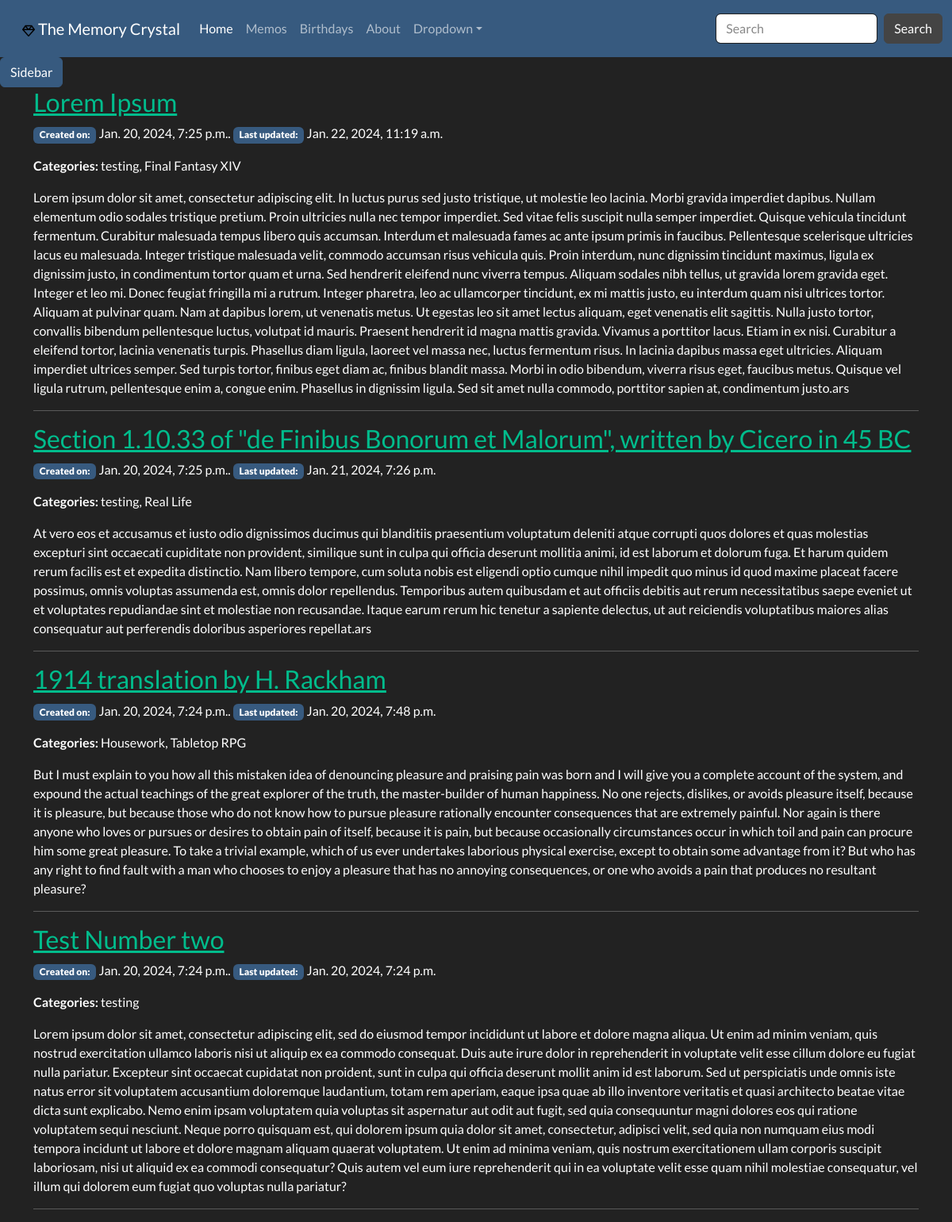
Screenshot of /notes/memo/all with the database file from the repository.
### memory_crystal/models.py (models this page shows, shortened)
class Memo(models.Model):
    pub_date = models.DateTimeField(auto_now_add=True, verbose_name='Date created')
    last_modified = models.DateTimeField(auto_now=True, verbose_name='Last modified')
    slug = models.SlugField(max_length=20, unique=True, blank=True, null=True)
    title = models.CharField(max_length=100, blank=True, null=True)
    content = HTMLField()
    STATUS = (
        ('D', 'Draft'),
        ('P', 'Published'),
        ('A', 'Archived')
    )
    status = models.CharField(choices=STATUS, default=0, max_length=1, verbose_name='Status')
    category = models.ManyToManyField('Category', related_name='memos', help_text='Memo categories', blank=True)
    class Meta:
        ordering = ['last_modified', 'pub_date']
    @property
    def all_categories(self):
        return ', '.join(cat.name for cat in self.category.all())

class Category(models.Model):
    name = models.CharField(max_length=200, unique=True)
    memo = models.ManyToManyField(Memo, related_name='categories', blank=True)
    def __str__(self):
        return f'{self.name.title()}'
    class Meta:
        verbose_name_plural = 'Categories'

### memory_crystal/views.py (the view)
# urls.py: path('memo/all', views.MemoList.as_view(), name='memos-all'),
class MemoList(generic.ListView):
    model = Memo
    template_name = 'memo_list.html'
    paginate_by = 4
    queryset = Memo.objects.all().order_by('-pub_date')

### memory_crystal/templatetags/memo_extras.py (called while the page is built)
@register.inclusion_tag('memory_crystal/offcanvas.html')
def render_offcanvas():
    all_categories = Category.objects.all()
    return {'all_categories': all_categories}

@register.inclusion_tag('memory_crystal/pagination.html')
def paginate(paginated_obj):
    return {'page_obj': paginated_obj}

### memory_crystal/templates/memory_crystal/memo_list.html (shortened to what this page needs)
{% extends 'memory_crystal/base.html' %}
{% block content %}
<div class="container">
  <div class="row">
    <div class="col-12">
      {% for memo in memo_list %}
        {% if memo.title %}
        <h3><a href="{% url 'memo-detail' memo.slug %}">{{ memo.title }}</a></h3>
        {% endif %}
      <p><span class="badge bg-primary"><b>Created on:</b></span> {{ memo.pub_date }}. <span class="badge bg-primary"><b>Last updated:</b></span> {{ memo.last_modified }}</p>
      <p><b>Categories:</b> {{ memo.all_categories }}</p>
      <p>{{ memo.content | safe}}</p>
      <hr>
      {% endfor %}
    </div>
  </div>
  {% load memo_extras %}
</div>
{% endblock %}

### rows the page displays
Memo: title "Lorem Ipsum", pub_date "Jan. 20, 2024, 7:25 p.m.", last_modified "Jan. 22, 2024, 11:19 a.m.", all_categories "testing, Final Fantasy XIV", content "Lorem ipsum dolor sit amet, consectetur adipiscing elit. In luctus purus sed justo tristique, ut molestie leo lacinia. Morbi gravida imperdiet dapibus. Nullam elementum odio sodales tristique pretium. Proin ultricies nulla nec tempor imperdiet. Sed vitae felis suscipit nulla semper imperdiet. Quisque vehicula tincidunt fermentum. Curabitur malesuada tempus libero quis accumsan. Interdum et malesuada fames ac ante ipsum primis in faucibus. Pellentesque scelerisque ultricies lacus eu malesuada. Integer tristique malesuada velit, commodo accumsan risus vehicula quis. Proin interdum, nunc dignissim tincidunt maximus, ligula ex dignissim justo, in condimentum tortor quam et urna. Sed hendrerit…"
Memo: title "Section 1.10.33 of \"de Finibus Bonorum et Malorum\", written by Cicero in 45 BC", pub_date "Jan. 20, 2024, 7:25 p.m.", last_modified "Jan. 21, 2024, 7:26 p.m.", all_categories "testing, Real Life", content "At vero eos et accusamus et iusto odio dignissimos ducimus qui blanditiis praesentium voluptatum deleniti atque corrupti quos dolores et quas molestias excepturi sint occaecati cupiditate non provident, similique sunt in culpa qui officia deserunt mollitia animi, id est laborum et dolorum fuga. Et harum quidem rerum facilis est et expedita distinctio. Nam libero tempore, cum soluta nobis est eligendi optio cumque nihil impedit quo minus id quod maxime placeat facere possimus, omnis voluptas assumenda est, omnis dolor repellendus. Temporibus autem quibusdam et aut officiis debitis aut rerum necessitatibus saepe eveniet ut et voluptates repudiandae sint et molestiae non recusandae. Itaque…"
Memo: title "1914 translation by H. Rackham", pub_date "Jan. 20, 2024, 7:24 p.m.", last_modified "Jan. 20, 2024, 7:48 p.m.", all_categories "Housework, Tabletop RPG", content "But I must explain to you how all this mistaken idea of denouncing pleasure and praising pain was born and I will give you a complete account of the system, and expound the actual teachings of the great explorer of the truth, the master-builder of human happiness. No one rejects, dislikes, or avoids pleasure itself, because it is pleasure, but because those who do not know how to pursue pleasure rationally encounter consequences that are extremely painful. Nor again is there anyone who loves or pursues or desires to obtain pain of itself, because it is pain, but because occasionally circumstances occur in which toil and pain can procure him some great pleasure. To take a trivial example,…"
Memo: title "Test Number two", pub_date "Jan. 20, 2024, 7:24 p.m.", last_modified "Jan. 20, 2024, 7:24 p.m.", all_categories "testing", content "Lorem ipsum dolor sit amet, consectetur adipiscing elit, sed do eiusmod tempor incididunt ut labore et dolore magna aliqua. Ut enim ad minim veniam, quis nostrud exercitation ullamco laboris nisi ut aliquip ex ea commodo consequat. Duis aute irure dolor in reprehenderit in voluptate velit esse cillum dolore eu fugiat nulla pariatur. Excepteur sint occaecat cupidatat non proident, sunt in culpa qui officia deserunt mollit anim id est laborum. Sed ut perspiciatis unde omnis iste natus error sit voluptatem accusantium doloremque laudantium, totam rem aperiam, eaque ipsa quae ab illo inventore veritatis et quasi architecto beatae vitae dicta sunt explicabo. Nemo enim ipsam voluptatem quia…"
